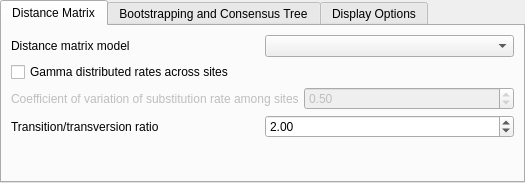
<?xml version="1.0" encoding="UTF-8"?>
<ui version="4.0">
 <class>NeighborJoinWidget</class>
 <widget class="QWidget" name="NeighborJoinWidget">
  <property name="geometry">
   <rect>
    <x>0</x>
    <y>0</y>
    <width>525</width>
    <height>222</height>
   </rect>
  </property>
  <layout class="QVBoxLayout" name="verticalLayout">
   <property name="spacing">
    <number>0</number>
   </property>
   <property name="sizeConstraint">
    <enum>QLayout::SetMinAndMaxSize</enum>
   </property>
   <property name="leftMargin">
    <number>0</number>
   </property>
   <property name="topMargin">
    <number>0</number>
   </property>
   <property name="rightMargin">
    <number>0</number>
   </property>
   <property name="bottomMargin">
    <number>0</number>
   </property>
   <item>
    <widget class="QTabWidget" name="tabWidget">
     <property name="sizePolicy">
      <sizepolicy hsizetype="Preferred" vsizetype="Fixed">
       <horstretch>0</horstretch>
       <verstretch>0</verstretch>
      </sizepolicy>
     </property>
     <property name="minimumSize">
      <size>
       <width>525</width>
       <height>0</height>
      </size>
     </property>
     <property name="currentIndex">
      <number>0</number>
     </property>
     <widget class="QWidget" name="distanceMatrixTab">
      <attribute name="title">
       <string>Distance Matrix</string>
      </attribute>
      <layout class="QVBoxLayout" name="verticalLayout_2">
       <property name="spacing">
        <number>5</number>
       </property>
       <property name="sizeConstraint">
        <enum>QLayout::SetMinAndMaxSize</enum>
       </property>
       <item>
        <layout class="QHBoxLayout" name="modelLayout">
         <property name="sizeConstraint">
          <enum>QLayout::SetMinAndMaxSize</enum>
         </property>
         <item>
          <widget class="QLabel" name="lblModel">
           <property name="text">
            <string>Distance matrix model</string>
           </property>
          </widget>
         </item>
         <item>
          <widget class="QComboBox" name="cbModel"/>
         </item>
        </layout>
       </item>
       <item>
        <layout class="QGridLayout" name="coefficientLayout">
         <property name="sizeConstraint">
          <enum>QLayout::SetMinAndMaxSize</enum>
         </property>
         <item row="1" column="0">
          <widget class="QLabel" name="lblCoefficient">
           <property name="enabled">
            <bool>false</bool>
           </property>
           <property name="text">
            <string>Coefficient of variation of substitution rate among sites</string>
           </property>
           <property name="wordWrap">
            <bool>false</bool>
           </property>
          </widget>
         </item>
         <item row="1" column="1">
          <widget class="QDoubleSpinBox" name="sbAlpha">
           <property name="enabled">
            <bool>false</bool>
           </property>
           <property name="decimals">
            <number>2</number>
           </property>
           <property name="minimum">
            <double>0.010000000000000</double>
           </property>
           <property name="singleStep">
            <double>0.100000000000000</double>
           </property>
           <property name="value">
            <double>0.500000000000000</double>
           </property>
          </widget>
         </item>
         <item row="0" column="0">
          <widget class="QCheckBox" name="chbGamma">
           <property name="text">
            <string>Gamma distributed rates across sites</string>
           </property>
          </widget>
         </item>
        </layout>
       </item>
       <item>
        <layout class="QHBoxLayout" name="transitionLayout">
         <property name="sizeConstraint">
          <enum>QLayout::SetMinAndMaxSize</enum>
         </property>
         <item>
          <widget class="QLabel" name="lblTransition">
           <property name="text">
            <string>Transition/transversion ratio</string>
           </property>
          </widget>
         </item>
         <item>
          <widget class="QDoubleSpinBox" name="transitionRatioSpinBox">
           <property name="decimals">
            <number>2</number>
           </property>
           <property name="minimum">
            <double>0.010000000000000</double>
           </property>
           <property name="maximum">
            <double>200.000000000000000</double>
           </property>
           <property name="singleStep">
            <double>1.000000000000000</double>
           </property>
           <property name="value">
            <double>2.000000000000000</double>
           </property>
          </widget>
         </item>
        </layout>
       </item>
       <item>
        <spacer name="verticalSpacer">
         <property name="orientation">
          <enum>Qt::Vertical</enum>
         </property>
         <property name="sizeType">
          <enum>QSizePolicy::MinimumExpanding</enum>
         </property>
         <property name="sizeHint" stdset="0">
          <size>
           <width>0</width>
           <height>0</height>
          </size>
         </property>
        </spacer>
       </item>
      </layout>
     </widget>
     <widget class="QWidget" name="bootstrapTab">
      <attribute name="title">
       <string>Bootstrapping and Consensus Tree</string>
      </attribute>
      <layout class="QVBoxLayout" name="verticalLayout_3">
       <property name="sizeConstraint">
        <enum>QLayout::SetMinAndMaxSize</enum>
       </property>
       <item>
        <widget class="QCheckBox" name="chbEnableBootstrapping">
         <property name="text">
          <string>Enable bootstrapping</string>
         </property>
        </widget>
       </item>
       <item>
        <widget class="QWidget" name="bootstrapOptionsContainer" native="true">
         <property name="enabled">
          <bool>false</bool>
         </property>
         <layout class="QVBoxLayout" name="verticalLayout_4">
          <property name="sizeConstraint">
           <enum>QLayout::SetMinAndMaxSize</enum>
          </property>
          <property name="leftMargin">
           <number>0</number>
          </property>
          <property name="topMargin">
           <number>0</number>
          </property>
          <property name="rightMargin">
           <number>0</number>
          </property>
          <property name="bottomMargin">
           <number>0</number>
          </property>
          <item>
           <layout class="QHBoxLayout" name="replicatesNumberLayout">
            <property name="sizeConstraint">
             <enum>QLayout::SetMinAndMaxSize</enum>
            </property>
            <item>
             <widget class="QLabel" name="lblReplicatesNumber">
              <property name="text">
               <string>Number of replicates</string>
              </property>
             </widget>
            </item>
            <item>
             <widget class="QSpinBox" name="sbReplicatesNumber">
              <property name="minimum">
               <number>1</number>
              </property>
              <property name="maximum">
               <number>1000000</number>
              </property>
              <property name="value">
               <number>100</number>
              </property>
             </widget>
            </item>
           </layout>
          </item>
          <item>
           <layout class="QHBoxLayout" name="seedLayout">
            <property name="sizeConstraint">
             <enum>QLayout::SetMinAndMaxSize</enum>
            </property>
            <item>
             <widget class="QLabel" name="lblSeed">
              <property name="text">
               <string>Seed (must be odd)</string>
              </property>
             </widget>
            </item>
            <item>
             <widget class="QSpinBox" name="sbSeed">
              <property name="maximum">
               <number>32765</number>
              </property>
              <property name="singleStep">
               <number>2</number>
              </property>
              <property name="value">
               <number>99</number>
              </property>
             </widget>
            </item>
           </layout>
          </item>
          <item>
           <layout class="QHBoxLayout" name="consensusTypeLayout">
            <property name="sizeConstraint">
             <enum>QLayout::SetMinAndMaxSize</enum>
            </property>
            <item>
             <widget class="QLabel" name="lblConsensusType">
              <property name="text">
               <string>Consensus type</string>
              </property>
             </widget>
            </item>
            <item>
             <widget class="QComboBox" name="cbConsensusType"/>
            </item>
           </layout>
          </item>
          <item>
           <layout class="QHBoxLayout" name="fractionLayout">
            <property name="sizeConstraint">
             <enum>QLayout::SetMinAndMaxSize</enum>
            </property>
            <item>
             <widget class="QLabel" name="lblFraction">
              <property name="text">
               <string>Fraction</string>
              </property>
             </widget>
            </item>
            <item>
             <widget class="QDoubleSpinBox" name="sbFraction">
              <property name="minimum">
               <double>0.500000000000000</double>
              </property>
              <property name="maximum">
               <double>1.000000000000000</double>
              </property>
              <property name="singleStep">
               <double>0.100000000000000</double>
              </property>
             </widget>
            </item>
           </layout>
          </item>
         </layout>
        </widget>
       </item>
       <item>
        <spacer name="verticalSpacer_2">
         <property name="orientation">
          <enum>Qt::Vertical</enum>
         </property>
         <property name="sizeType">
          <enum>QSizePolicy::MinimumExpanding</enum>
         </property>
         <property name="sizeHint" stdset="0">
          <size>
           <width>20</width>
           <height>0</height>
          </size>
         </property>
        </spacer>
       </item>
      </layout>
     </widget>
     <widget class="QWidget" name="displayOptionsTab">
      <attribute name="title">
       <string>Display Options</string>
      </attribute>
      <layout class="QVBoxLayout" name="verticalLayout_5">
       <property name="sizeConstraint">
        <enum>QLayout::SetMinAndMaxSize</enum>
       </property>
       <item>
        <widget class="U2::PhyTreeDisplayOptionsWidget" name="displayOptions" native="true"/>
       </item>
       <item>
        <spacer name="verticalSpacer_3">
         <property name="orientation">
          <enum>Qt::Vertical</enum>
         </property>
         <property name="sizeType">
          <enum>QSizePolicy::MinimumExpanding</enum>
         </property>
         <property name="sizeHint" stdset="0">
          <size>
           <width>20</width>
           <height>0</height>
          </size>
         </property>
        </spacer>
       </item>
      </layout>
     </widget>
    </widget>
   </item>
  </layout>
 </widget>
 <customwidgets>
  <customwidget>
   <class>U2::PhyTreeDisplayOptionsWidget</class>
   <extends>QWidget</extends>
   <header location="global">U2View/PhyTreeDisplayOptionsWidget.h</header>
   <container>1</container>
  </customwidget>
 </customwidgets>
 <resources/>
 <connections>
  <connection>
   <sender>chbGamma</sender>
   <signal>toggled(bool)</signal>
   <receiver>sbAlpha</receiver>
   <slot>setEnabled(bool)</slot>
   <hints>
    <hint type="sourcelabel">
     <x>201</x>
     <y>83</y>
    </hint>
    <hint type="destinationlabel">
     <x>416</x>
     <y>111</y>
    </hint>
   </hints>
  </connection>
  <connection>
   <sender>chbGamma</sender>
   <signal>toggled(bool)</signal>
   <receiver>lblCoefficient</receiver>
   <slot>setEnabled(bool)</slot>
   <hints>
    <hint type="sourcelabel">
     <x>201</x>
     <y>83</y>
    </hint>
    <hint type="destinationlabel">
     <x>198</x>
     <y>111</y>
    </hint>
   </hints>
  </connection>
  <connection>
   <sender>chbEnableBootstrapping</sender>
   <signal>toggled(bool)</signal>
   <receiver>bootstrapOptionsContainer</receiver>
   <slot>setEnabled(bool)</slot>
   <hints>
    <hint type="sourcelabel">
     <x>240</x>
     <y>44</y>
    </hint>
    <hint type="destinationlabel">
     <x>237</x>
     <y>127</y>
    </hint>
   </hints>
  </connection>
 </connections>
</ui>
